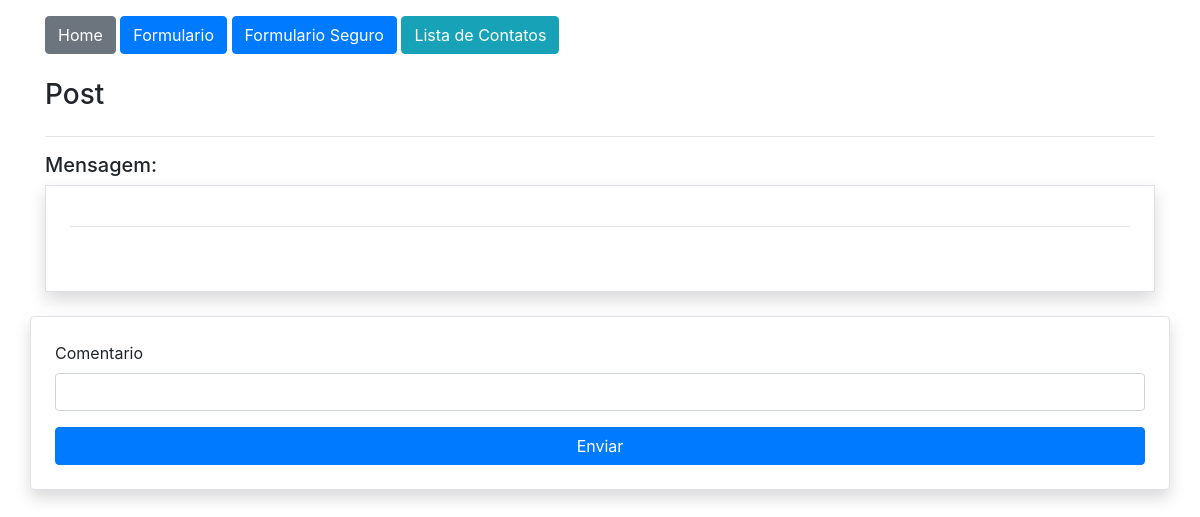
Page /post/3 (signed in) on the earlier database version.
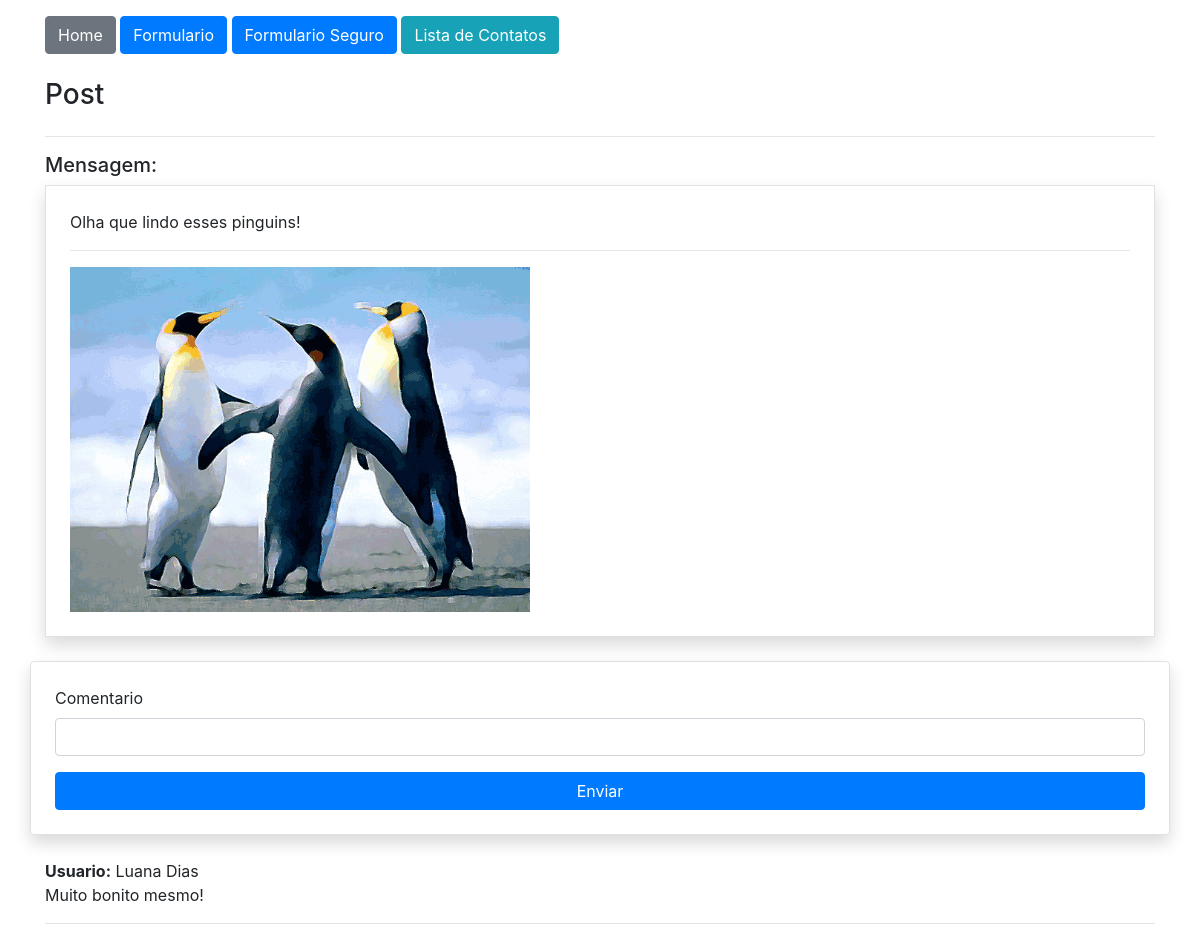
Same page on the later database version.
### app/models.py (models this page shows, shortened)
class Post(db.Model):
    id = db.Column(db.Integer, primary_key=True)
    mensagem = db.Column(db.String, nullable=True)
    imagem = db.Column(db.String, nullable=True, default='default.png')
    user_id = db.Column(db.Integer, db.ForeignKey('user.id'), nullable=True)
    comentarios = db.relationship('PostComentarios', backref='post', lazy=True)

class PostComentarios(db.Model):
    id = db.Column(db.Integer, primary_key=True)
    comentario = db.Column(db.String, nullable=True)
    user_id = db.Column(db.Integer, db.ForeignKey('user.id'), nullable=True)
    post_id = db.Column(db.Integer, db.ForeignKey('post.id'), nullable=True)

class User(db.Model, UserMixin):
    id = db.Column(db.Integer, primary_key=True)
    nome = db.Column(db.String, nullable=True)
    sobreNome = db.Column(db.String, nullable=True)
    email = db.Column(db.String, nullable=True)
    senha = db.Column(db.String, nullable=True)
    posts = db.relationship('Post', backref='user', lazy=True)
    post_comentarios = db.relationship('PostComentarios', backref='user', lazy=True)

### app/views.py (the view)
@app.route("/post/<int:id>", methods=['GET', 'POST'])
@login_required
def PostDetalhe(id):
    post = Post.query.get(id)
    form = PostComentarioForm()
    if form.validate_on_submit():
        form.save(current_user.id, id)
        return redirect(url_for('PostDetalhe', id=id))
    return render_template('post.html', post=post, form=form)

### app/forms.py (shortened to what this page needs)
class PostComentarioForm(FlaskForm):
    comentario = StringField('Comentario', validators=[DataRequired()])
    btnSubmit = SubmitField('Enviar')

### app/models.py (called while the page is built)
@login_manager.user_loader
def load_user(user_id):
    return User.query.get(user_id)

### app/templates/post.html (shortened to what this page needs)
{% extends 'base.html' %}
{% block content %}
    <div class="container">
        {% include 'nav.html' %}
        <div class="row col-9 mt-4">
            <h3>Post</h3>
        </div>
        <hr>
        <div class="row">
            <div class="col-12">
                <h5>Mensagem:</h5>
                <div class="col-12 border ronded p-4 shadow">
                    {{post.mensagem}}
                    <hr>
                    <img id="img_post" src="{{url_for('static', filename='data/post/{}'.format(post.imagem))}}" alt="">
                </div>
            </div>
            <div class="col-12 mt-3">
                <form action="" method="post" class="row mt-2 p-4 rounded border shadow">
                    {{form.comentario.label()}}
                    {{form.comentario(class="form-control")}}
                    {{form.btnSubmit(class="btn btn-primary col-12 mt-3")}}
                </form>
            </div>
            <div class="col-12 mt-4">
                {% for c in post.comentarios %}
                    <p>
                        <b>Usuario:</b> {{c.user.nome}} {{c.user.sobreNome}} <br>
                        {{c.comentario}}
                    </p>
                    <hr>
                {% endfor %}
            </div>
        </div>
    </div>
{% endblock %}

### app/templates/base.html (shortened to what this page needs)
<!DOCTYPE html>
<html lang="pt-br">
<head>
    <link rel="stylesheet" href="https://stackpath.bootstrapcdn.com/bootstrap/4.1.3/css/bootstrap.min.css">
    <link rel="stylesheet" href="../static/css/style.css">
</head>
<body>
    <section class="container-fluid mt-3">
        {% block content %} {% endblock %}
    </section>
</body>
</html>

### app/templates/nav.html
    <div>
        <a href="/" class="btn btn-secondary">Home</a>
        <a href="{{url_for('formulario_old')}}" class="btn btn-primary">Formulario</a>
        <a href="{{url_for('formulario_form')}}" class="btn btn-primary">Formulario Seguro</a>
        <a href="{{url_for('contatoLista')}}" class="btn btn-info">Lista de Contatos</a>
    </div>

### app/static/css/style.css (style rules this page uses)
#img_post { width: 460px; }

Differences in the rows shown:
added Post: mensagem "Olha que lindo esses pinguins!", imagem (picture)
added PostComentarios: user.nome "Luana", user.sobreNome "Dias", comentario "Muito bonito mesmo!"
